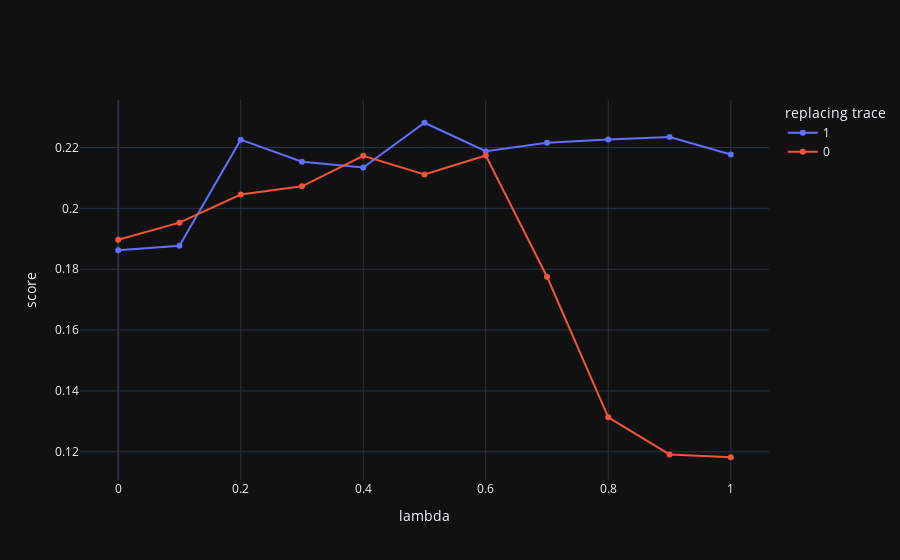

Notebook source saved alongside this figure:
### Code cell
replacing_traces = [True, False]
lambdas = np.arange(0, 1.1, 0.1)
rmse = np.zeros((len(replacing_traces), len(lambdas)))
for i, replacing_trace in tqdm(enumerate(replacing_traces), total=len(replacing_traces)):
    for j, lambda_val in enumerate(lambdas):
        v_hat = []
        for _ in range(20):
            agent = sarsa_eligibility_traces(env, 10, 1000, 0.1, gamma=0.8,
                                             lambda_val=lambda_val, alpha=rsme_df.mean(axis=1).nlargest(1).index[0],
                                             replacing_trace=replacing_trace, verbose=False)
            v_hat.append(np.mean(np.diff(agent.Q, axis=1)))
        v_hat = np.mean(v_hat, axis=0)
        rmse[i, j] = v_hat
rsme_df = pd.DataFrame(rmse, index=replacing_traces, columns=lambdas)
rsme_df.index.names = ['replacing_trace']
rsme_df = rsme_df.T

fig = Figure()
for c, col in rsme_df.items():
    fig.add_scatter(x=col.index, y=col, name=round(c, 2))

fig.update_layout(yaxis_title='score', xaxis_title='lambda', legend_title='replacing trace')
fig.show()

### Figure 1 — Plotly figure (JSON) as saved in the notebook; plotly's stock layout.template omitted (floating-point values rounded to 4 significant figures)
{"data": [{"name": "1", "x": [0.0, 0.1, 0.2, 0.3, 0.4, 0.5, 0.6, 0.7, 0.8, 0.9, 1.0], "y": [0.1862, 0.1877, 0.2226, 0.2153, 0.2134, 0.2281, 0.2188, 0.2216, 0.2226, 0.2234, 0.2177], "type": "scatter"}, {"name": "0", "x": [0.0, 0.1, 0.2, 0.3, 0.4, 0.5, 0.6, 0.7, 0.8, 0.9, 1.0], "y": [0.1897, 0.1953, 0.2045, 0.2072, 0.2173, 0.2111, 0.2174, 0.1775, 0.1313, 0.1192, 0.1182], "type": "scatter"}], "layout": {"yaxis": {"title": {"text": "score"}}, "xaxis": {"title": {"text": "lambda"}}, "legend": {"title": {"text": "replacing trace"}}}}
